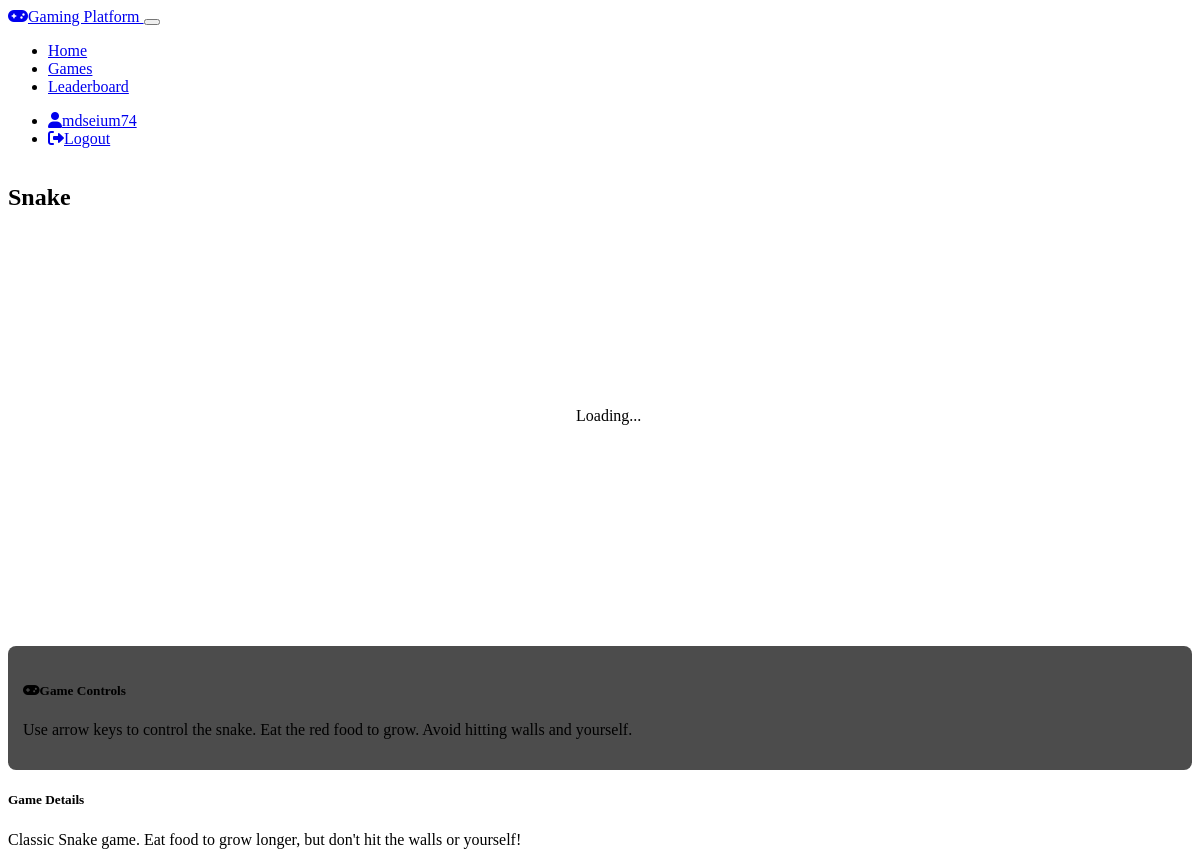
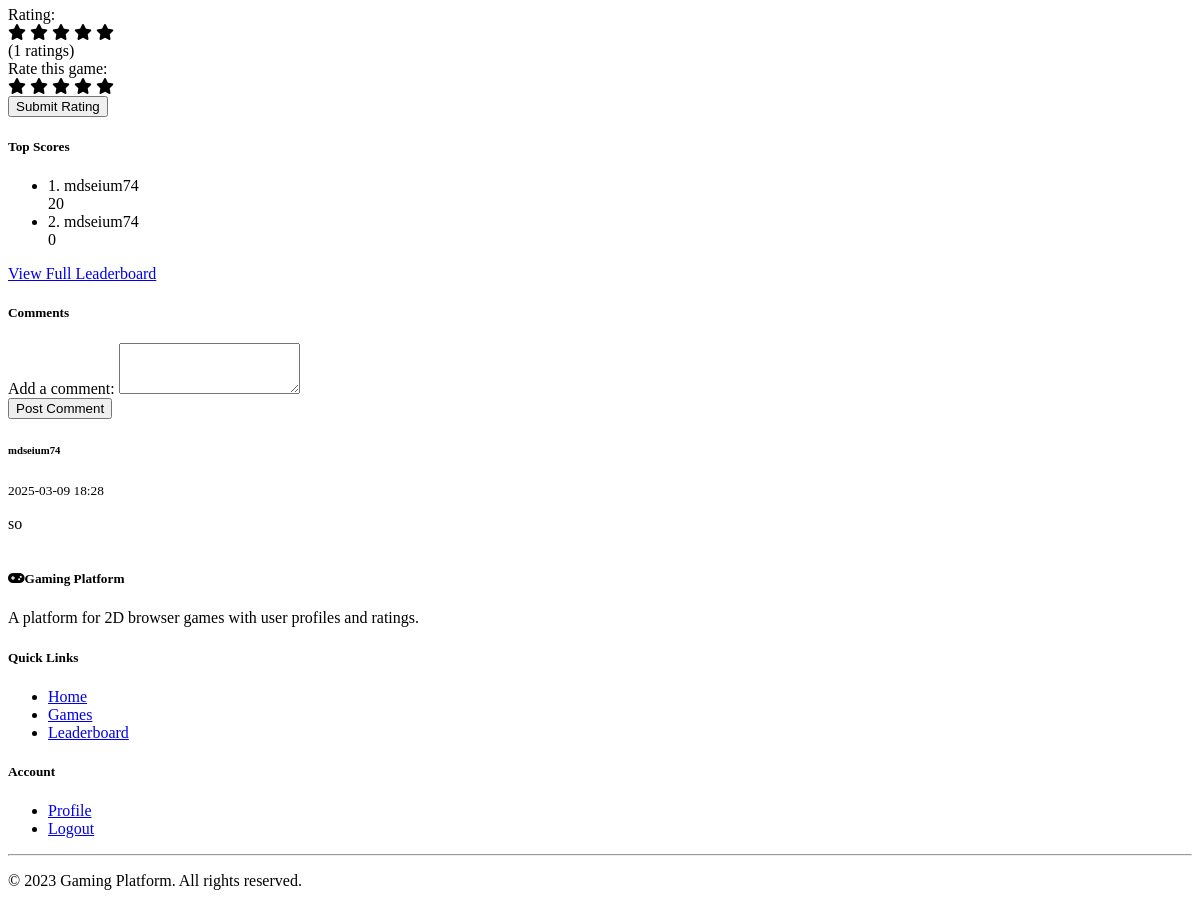
Page /game/1 (signed in) on the committed database (2 pictures, top to bottom).
### models.py (models this page shows, shortened)
class User(UserMixin, db.Model):
    id = db.Column(db.Integer, primary_key=True)
    username = db.Column(db.String(64), unique=True, nullable=False)
    email = db.Column(db.String(120), unique=True, nullable=False)
    password_hash = db.Column(db.String(256), nullable=False)
    date_joined = db.Column(db.DateTime, default=datetime.utcnow)
    scores = db.relationship('Score', backref='user', lazy='dynamic')
    ratings = db.relationship('Rating', backref='user', lazy='dynamic')
    comments = db.relationship('Comment', backref='user', lazy='dynamic')

class Game(db.Model):
    id = db.Column(db.Integer, primary_key=True)
    title = db.Column(db.String(100), nullable=False)
    description = db.Column(db.Text, nullable=False)
    instructions = db.Column(db.Text, nullable=False)
    game_type = db.Column(db.String(50), nullable=False)
    scores = db.relationship('Score', backref='game', lazy='dynamic')
    ratings = db.relationship('Rating', backref='game', lazy='dynamic')
    comments = db.relationship('Comment', backref='game', lazy='dynamic')
    def average_rating(self):
        ratings = [r.rating for r in self.ratings]
        return sum(ratings) / len(ratings) if ratings else 0

class Score(db.Model):
    id = db.Column(db.Integer, primary_key=True)
    score = db.Column(db.Integer, nullable=False)
    date = db.Column(db.DateTime, default=datetime.utcnow)
    user_id = db.Column(db.Integer, db.ForeignKey('user.id'), nullable=False)
    game_id = db.Column(db.Integer, db.ForeignKey('game.id'), nullable=False)

class Comment(db.Model):
    id = db.Column(db.Integer, primary_key=True)
    content = db.Column(db.Text, nullable=False)
    date = db.Column(db.DateTime, default=datetime.utcnow)
    user_id = db.Column(db.Integer, db.ForeignKey('user.id'), nullable=False)
    game_id = db.Column(db.Integer, db.ForeignKey('game.id'), nullable=False)

### routes.py (the view)
    @app.route('/game/<int:game_id>')
    def game(game_id):
        game = Game.query.get_or_404(game_id)
        comments = Comment.query.filter_by(game_id=game_id).order_by(Comment.date.desc()).all()
        user_rating = None
        if current_user.is_authenticated:
            user_rating = Rating.query.filter_by(user_id=current_user.id, game_id=game_id).first()
        top_scores = Score.query.filter_by(game_id=game_id).order_by(Score.score.desc()).limit(10).all()
        return render_template('game.html',
                               game=game,
                               comments=comments,
                               user_rating=user_rating,
                               top_scores=top_scores)

### models.py (called while the page is built)
@login_manager.user_loader
def load_user(user_id):
    return User.query.get(int(user_id))

### templates/game.html (shortened to what this page needs)
{% extends 'base.html' %}
{% block content %}
<div class="container">
    <div class="row mt-4">
        <div class="col-md-8">
            <h2>{{ game.title }}</h2>
            <div id="game-container" class="my-4">
            </div>
            <div class="game-controls mb-4">
                <h5><i class="fas fa-gamepad me-2"></i>Game Controls</h5>
                <p>{{ game.instructions }}</p>
            </div>
        </div>
        <div class="col-md-4">
            <div class="card mb-4">
                <div class="card-header bg-primary text-white">
                    <h5 class="mb-0">Game Details</h5>
                </div>
                <div class="card-body">
                    <p>{{ game.description }}</p>
                    <div class="d-flex align-items-center mb-3">
                        <span class="me-2">Rating:</span>
                        <div class="rating-stars">
                            {% set avg_rating = game.average_rating()|int %}
                            {% for i in range(5) %}
                                {% if i < avg_rating %}
                                    <i class="fas fa-star"></i>
                                {% else %}
                                    <i class="far fa-star"></i>
                                {% endif %}
                            {% endfor %}
                        </div>
                        <span class="ms-2">({{ game.ratings.count() }} ratings)</span>
                    </div>
                    {% if current_user.is_authenticated %}
                        <form action="{{ url_for('rate_game') }}" method="post">
                            <div class="mb-3">
                                <label class="form-label">Rate this game:</label>
                                <div class="rating-stars">
                                    {% for i in range(5) %}
                                        {% if user_rating and i < user_rating.rating %}
                                            <i class="fas fa-star" data-rating="{{ i+1 }}"></i>
                                        {% else %}
                                            <i class="far fa-star" data-rating="{{ i+1 }}"></i>
                                        {% endif %}
                                    {% endfor %}
                                </div>
                            </div>
                            <button type="submit" class="btn btn-primary">Submit Rating</button>
                        </form>
                    {% else %}
                        <div class="alert alert-info">
                            <a href="{{ url_for('login') }}">Log in</a> to rate this game.
                        </div>
                    {% endif %}
                </div>
            </div>
            <div class="card mb-4">
                <div class="card-header bg-primary text-white">
                    <h5 class="mb-0">Top Scores</h5>
                </div>
                <ul class="list-group list-group-flush">
                    {% for score in top_scores %}
                        <li class="list-group-item d-flex justify-content-between align-items-center{% if current_user.is_authenticated and score.user_id == current_user.id %} highlight-score{% endif %}">
                            <div>
                                <span class="fw-bold">{{ loop.index }}.</span>
                                {{ score.user.username }}
                            </div>
                            <span class="badge bg-primary rounded-pill">{{ score.score }}</span>
                        </li>
                    {% else %}
                        <li class="list-group-item">No scores recorded yet.</li>
                    {% endfor %}
                </ul>
                <div class="card-footer text-center">
                    <a href="{{ url_for('leaderboard', game_id=game.id) }}" class="btn btn-sm btn-outline-primary">View Full Leaderboard</a>
                </div>
            </div>
        </div>
    </div>
    <div class="row mt-4">
        <div class="col-md-12">
            <div class="card">
                <div class="card-header bg-primary text-white">
                    <h5 class="mb-0">Comments</h5>
                </div>
                <div class="card-body">
                    {% if current_user.is_authenticated %}
                        <form action="{{ url_for('add_comment') }}" method="post" class="mb-4">
                            <div class="mb-3">
                                <label for="content" class="form-label">Add a comment:</label>
                                <textarea class="form-control" id="content" name="content" rows="3" required></textarea>
                            </div>
                            <button type="submit" class="btn btn-primary">Post Comment</button>
                        </form>
                    {% else %}
                        <div class="alert alert-info mb-4">
                            <a href="{{ url_for('login') }}">Log in</a> to add a comment.
                        </div>
                    {% endif %}
                    <div class="comment-container">
                        {% if comments %}
                            {% for comment in comments %}
                                <div class="card mb-3 comment-card">
                                    <div class="card-body">
                                        <div class="d-flex justify-content-between">
                                            <h6 class="card-subtitle mb-2 text-muted">{{ comment.user.username }}</h6>
                                            <small class="text-muted">{{ comment.date.strftime('%Y-%m-%d %H:%M') }}</small>
                                        </div>
                                        <p class="card-text">{{ comment.content }}</p>
                                    </div>
                                </div>
                            {% endfor %}
                        {% else %}
                            <div class="text-center text-muted my-5">
                                <p>No comments yet. Be the first to comment!</p>
                            </div>
                        {% endif %}
                    </div>
                </div>
            </div>
        </div>
    </div>
</div>
{% endblock %}

### templates/base.html (shortened to what this page needs)
<!DOCTYPE html>
<html lang="en" data-bs-theme="dark">
<head>
    <link href="https://cdn.replit.com/agent/bootstrap-agent-dark-theme.min.css" rel="stylesheet">
    <link rel="stylesheet" href="https://cdnjs.cloudflare.com/ajax/libs/font-awesome/6.0.0/css/all.min.css">
    <link rel="stylesheet" href="{{ url_for('static', filename='css/style.css') }}">
</head>
<body>
    <nav class="navbar navbar-expand-lg navbar-dark bg-dark">
        <div class="container">
            <a class="navbar-brand" href="{{ url_for('index') }}">
                <i class="fas fa-gamepad me-2"></i>Gaming Platform
            </a>
            <button class="navbar-toggler" type="button" data-bs-toggle="collapse" data-bs-target="#navbarNav" aria-controls="navbarNav" aria-expanded="false" aria-label="Toggle navigation">
            </button>
            <div class="collapse navbar-collapse" id="navbarNav">
                <ul class="navbar-nav me-auto">
                    <li class="nav-item">
                        <a class="nav-link {% if request.path == url_for('index') %}active{% endif %}" href="{{ url_for('index') }}">Home</a>
                    </li>
                    <li class="nav-item">
                        <a class="nav-link {% if request.path == url_for('games_list') %}active{% endif %}" href="{{ url_for('games_list') }}">Games</a>
                    </li>
                    <li class="nav-item">
                        <a class="nav-link {% if request.path == url_for('leaderboard') %}active{% endif %}" href="{{ url_for('leaderboard') }}">Leaderboard</a>
                    </li>
                </ul>
                <ul class="navbar-nav">
                    {% if current_user.is_authenticated %}
                        <li class="nav-item">
                            <a class="nav-link {% if request.path == url_for('profile') %}active{% endif %}" href="{{ url_for('profile') }}">
                                <i class="fas fa-user me-1"></i>{{ current_user.username }}
                            </a>
                        </li>
                        <li class="nav-item">
                            <a class="nav-link" href="{{ url_for('logout') }}">
                                <i class="fas fa-sign-out-alt me-1"></i>Logout
                            </a>
                        </li>
                    {% endif %}
                </ul>
            </div>
        </div>
    </nav>
    <main class="py-4">
        {% block content %}{% endblock %}
    </main>
    <footer class="bg-dark text-light py-4 mt-auto">
        <div class="container">
            <div class="row">
                <div class="col-md-6">
                    <h5><i class="fas fa-gamepad me-2"></i>Gaming Platform</h5>
                    <p>A platform for 2D browser games with user profiles and ratings.</p>
                </div>
                <div class="col-md-3">
                    <h5>Quick Links</h5>
                    <ul class="list-unstyled">
                        <li><a href="{{ url_for('index') }}" class="text-light">Home</a></li>
                        <li><a href="{{ url_for('games_list') }}" class="text-light">Games</a></li>
                        <li><a href="{{ url_for('leaderboard') }}" class="text-light">Leaderboard</a></li>
                    </ul>
                </div>
                <div class="col-md-3">
                    <h5>Account</h5>
                    <ul class="list-unstyled">
                        {% if current_user.is_authenticated %}
                            <li><a href="{{ url_for('profile') }}" class="text-light">Profile</a></li>
                            <li><a href="{{ url_for('logout') }}" class="text-light">Logout</a></li>
                        {% else %}
                            <li><a href="{{ url_for('login') }}" class="text-light">Login</a></li>
                            <li><a href="{{ url_for('register') }}" class="text-light">Register</a></li>
                        {% endif %}
                    </ul>
                </div>
            </div>
            <hr>
            <div class="row">
                <div class="col-12 text-center">
                    <p class="mb-0">&copy; 2023 Gaming Platform. All rights reserved.</p>
                </div>
            </div>
        </div>
    </footer>
</body>
</html>

### static/css/style.css (style rules this page uses)
body { min-height: 100vh; display: flex; flex-direction: column; }
main { flex: 1; }
#game-container { width: 100%; max-width: 800px; margin: 0 auto; border: 2px solid var(--bs-border-color); border-radius: 8px; background-color: var(--bs-dark); overflow: hidden; }
.rating-stars { color: var(--bs-warning); cursor: pointer; }
.comment-container { max-height: 400px; overflow-y: auto; }
.comment-card { transition: background-color 0.2s ease; }
.highlight-score { background-color: rgba(var(--bs-primary-rgb), 0.2); }
.game-controls { background-color: rgba(0, 0, 0, 0.7); border-radius: 8px; padding: 15px; margin: 15px 0; }
.game-controls h5 { color: var(--bs-warning); }

### rows in the picture
User: username "mdseium74"
Game: title "Snake", instructions "Use arrow keys to control the snake. Eat the red food to grow. Avoid hitting walls and yourself.", description "Classic Snake game. Eat food to grow longer, but don't hit the walls or yourself!"
Score: user.username "mdseium74", score "20"
Score: user.username "mdseium74", score "0"
Comment: user.username "mdseium74", date "2025-03-09 18:28", content "so"

### other values in the picture
{{ game.ratings.count() }} "1"
